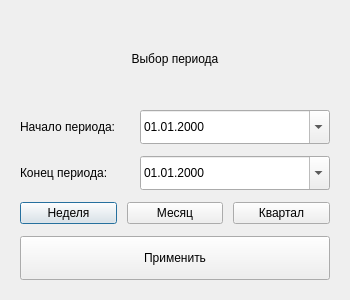
<?xml version="1.0" encoding="UTF-8"?>
<ui version="4.0">
 <class>PeriodDialog</class>
 <widget class="QDialog" name="PeriodDialog">
  <property name="geometry">
   <rect>
    <x>0</x>
    <y>0</y>
    <width>350</width>
    <height>300</height>
   </rect>
  </property>
  <property name="minimumSize">
   <size>
    <width>315</width>
    <height>300</height>
   </size>
  </property>
  <property name="windowTitle">
   <string>Выбор периода</string>
  </property>
  <layout class="QVBoxLayout" name="mainLayout">
   <property name="spacing">
    <number>12</number>
   </property>
   <property name="leftMargin">
    <number>20</number>
   </property>
   <property name="topMargin">
    <number>20</number>
   </property>
   <property name="rightMargin">
    <number>20</number>
   </property>
   <property name="bottomMargin">
    <number>20</number>
   </property>
   <item>
    <widget class="QLabel" name="titleLabel">
     <property name="text">
      <string>Выбор периода</string>
     </property>
     <property name="alignment">
      <set>Qt::AlignmentFlag::AlignCenter</set>
     </property>
    </widget>
   </item>
   <item>
    <layout class="QHBoxLayout" name="startDateLayout">
     <property name="spacing">
      <number>10</number>
     </property>
     <item>
      <widget class="QLabel" name="startLabel">
       <property name="minimumSize">
        <size>
         <width>70</width>
         <height>0</height>
        </size>
       </property>
       <property name="maximumSize">
        <size>
         <width>110</width>
         <height>16777215</height>
        </size>
       </property>
       <property name="text">
        <string>Начало периода:</string>
       </property>
      </widget>
     </item>
     <item>
      <widget class="CustomCalendarDateEdit" name="startDateEdit">
       <property name="maximumSize">
        <size>
         <width>16777215</width>
         <height>34</height>
        </size>
       </property>
       <property name="displayFormat">
        <string>dd.MM.yyyy</string>
       </property>
       <property name="calendarPopup">
        <bool>true</bool>
       </property>
      </widget>
     </item>
    </layout>
   </item>
   <item>
    <layout class="QHBoxLayout" name="endDateLayout">
     <property name="spacing">
      <number>10</number>
     </property>
     <item>
      <widget class="QLabel" name="endLabel">
       <property name="minimumSize">
        <size>
         <width>70</width>
         <height>0</height>
        </size>
       </property>
       <property name="maximumSize">
        <size>
         <width>110</width>
         <height>16777215</height>
        </size>
       </property>
       <property name="text">
        <string>Конец периода:</string>
       </property>
      </widget>
     </item>
     <item>
      <widget class="CustomCalendarDateEdit" name="endDateEdit">
       <property name="maximumSize">
        <size>
         <width>16777215</width>
         <height>34</height>
        </size>
       </property>
       <property name="displayFormat">
        <string>dd.MM.yyyy</string>
       </property>
       <property name="calendarPopup">
        <bool>true</bool>
       </property>
      </widget>
     </item>
    </layout>
   </item>
   <item>
    <layout class="QHBoxLayout" name="quickButtonsLayout">
     <property name="spacing">
      <number>10</number>
     </property>
     <item>
      <widget class="QPushButton" name="weekButton">
       <property name="cursor">
        <cursorShape>PointingHandCursor</cursorShape>
       </property>
       <property name="text">
        <string>Неделя</string>
       </property>
      </widget>
     </item>
     <item>
      <widget class="QPushButton" name="monthButton">
       <property name="cursor">
        <cursorShape>PointingHandCursor</cursorShape>
       </property>
       <property name="text">
        <string>Месяц</string>
       </property>
      </widget>
     </item>
     <item>
      <widget class="QPushButton" name="quarterButton">
       <property name="cursor">
        <cursorShape>PointingHandCursor</cursorShape>
       </property>
       <property name="text">
        <string>Квартал</string>
       </property>
      </widget>
     </item>
    </layout>
   </item>
   <item>
    <widget class="QPushButton" name="applyButton">
     <property name="minimumSize">
      <size>
       <width>0</width>
       <height>44</height>
      </size>
     </property>
     <property name="maximumSize">
      <size>
       <width>16777215</width>
       <height>44</height>
      </size>
     </property>
     <property name="cursor">
      <cursorShape>PointingHandCursor</cursorShape>
     </property>
     <property name="text">
      <string>Применить</string>
     </property>
    </widget>
   </item>
  </layout>
 </widget>
 <customwidgets>
  <customwidget>
   <class>CustomCalendarDateEdit</class>
   <extends>QDateEdit</extends>
   <header>client.windows.date_edit</header>
  </customwidget>
 </customwidgets>
 <resources/>
 <connections/>
</ui>
